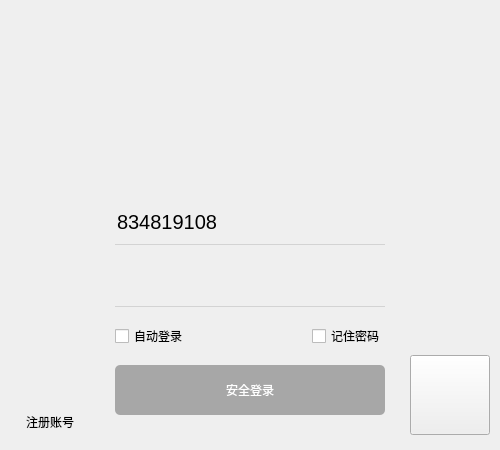
<?xml version="1.0" encoding="UTF-8"?>
<ui version="4.0">
 <class>Form</class>
 <widget class="QWidget" name="Form">
  <property name="geometry">
   <rect>
    <x>0</x>
    <y>0</y>
    <width>500</width>
    <height>450</height>
   </rect>
  </property>
  <property name="minimumSize">
   <size>
    <width>500</width>
    <height>450</height>
   </size>
  </property>
  <property name="maximumSize">
   <size>
    <width>500</width>
    <height>450</height>
   </size>
  </property>
  <property name="windowTitle">
   <string>Form</string>
  </property>
  <layout class="QVBoxLayout" name="verticalLayout" stretch="2,3">
   <property name="spacing">
    <number>0</number>
   </property>
   <property name="leftMargin">
    <number>0</number>
   </property>
   <property name="topMargin">
    <number>0</number>
   </property>
   <property name="rightMargin">
    <number>0</number>
   </property>
   <property name="bottomMargin">
    <number>0</number>
   </property>
   <item>
    <widget class="QWidget" name="widget" native="true">
     <layout class="QHBoxLayout" name="horizontalLayout">
      <property name="spacing">
       <number>0</number>
      </property>
      <property name="leftMargin">
       <number>0</number>
      </property>
      <property name="topMargin">
       <number>0</number>
      </property>
      <property name="rightMargin">
       <number>0</number>
      </property>
      <property name="bottomMargin">
       <number>0</number>
      </property>
      <item>
       <widget class="QLabel" name="login_top_bg_label">
        <property name="text">
         <string/>
        </property>
       </widget>
      </item>
     </layout>
    </widget>
   </item>
   <item>
    <widget class="QWidget" name="login_bottom" native="true">
     <layout class="QHBoxLayout" name="horizontalLayout_2" stretch="2,6,2">
      <property name="spacing">
       <number>0</number>
      </property>
      <property name="leftMargin">
       <number>10</number>
      </property>
      <property name="topMargin">
       <number>0</number>
      </property>
      <property name="rightMargin">
       <number>10</number>
      </property>
      <property name="bottomMargin">
       <number>15</number>
      </property>
      <item alignment="Qt::AlignLeft|Qt::AlignBottom">
       <widget class="QPushButton" name="pushButton">
        <property name="text">
         <string>注册账号</string>
        </property>
        <property name="flat">
         <bool>true</bool>
        </property>
       </widget>
      </item>
      <item>
       <widget class="QWidget" name="widget_3" native="true">
        <layout class="QGridLayout" name="gridLayout">
         <item row="0" column="0" colspan="2">
          <widget class="QComboBox" name="account_cb">
           <property name="minimumSize">
            <size>
             <width>0</width>
             <height>45</height>
            </size>
           </property>
           <property name="styleSheet">
            <string notr="true">QComboBox {
	font-size: 20px;
	border: none;
	border-bottom: 1px solid lightgray;
	background-color: transparent;
}
QComboBox:hover {
	border-bottom: 1px solid gray;
}
QComboBox:focus {
	border-bottom: 1px solid rgb(18, 183, 245);
}
QComboBox::drop-down {
	background-color: transparent;    
	width: 60px;
	height: 40px;               
}
QComboBox::down-arrow {
	image: ;
	image: url(:/login/images/login_combobox_icon.png);
	width: 60px;
	height: 20px;
}
QComboBox QAbstractItemView {
	min-height: 60px;
}
QComboBox QAbstractItemView:item {
	color: lightblue;
}</string>
           </property>
           <property name="editable">
            <bool>true</bool>
           </property>
           <item>
            <property name="text">
             <string>834819108</string>
            </property>
            <property name="icon">
             <iconset resource="../images.qrc">
              <normaloff>:/login/images/login_item_icon1.jpg</normaloff>:/login/images/login_item_icon1.jpg</iconset>
            </property>
           </item>
           <item>
            <property name="text">
             <string>741170680</string>
            </property>
            <property name="icon">
             <iconset resource="../images.qrc">
              <normaloff>:/login/images/login_item_icon2.jpg</normaloff>:/login/images/login_item_icon2.jpg</iconset>
            </property>
           </item>
          </widget>
         </item>
         <item row="1" column="0" colspan="2">
          <widget class="QLineEdit" name="pwd_le">
           <property name="minimumSize">
            <size>
             <width>0</width>
             <height>45</height>
            </size>
           </property>
           <property name="styleSheet">
            <string notr="true">QLineEdit {
	font-size: 20px;
	border: none;
	border-bottom: 1px solid lightgray;
	background-color: transparent;
}
QLineEdit:hover {
	border-bottom: 1px solid gray;
}
QLineEdit:focus {
	border-bottom: 1px solid rgb(18, 183, 245);
}
</string>
           </property>
           <property name="echoMode">
            <enum>QLineEdit::Password</enum>
           </property>
           <property name="clearButtonEnabled">
            <bool>true</bool>
           </property>
          </widget>
         </item>
         <item row="2" column="0">
          <widget class="QCheckBox" name="auto_login_cb">
           <property name="text">
            <string>自动登录</string>
           </property>
          </widget>
         </item>
         <item row="2" column="1" alignment="Qt::AlignRight">
          <widget class="QCheckBox" name="remember_pwd_cb">
           <property name="text">
            <string>记住密码</string>
           </property>
          </widget>
         </item>
         <item row="3" column="0" colspan="2">
          <widget class="QPushButton" name="login_btn">
           <property name="enabled">
            <bool>false</bool>
           </property>
           <property name="minimumSize">
            <size>
             <width>0</width>
             <height>50</height>
            </size>
           </property>
           <property name="styleSheet">
            <string notr="true">QPushButton {
	background-color: rgb(33, 174, 250);
	border-radius: 5px;
	color: white;
	spacing:20px;
}
QPushButton:hover {
	background-color: rgb(72, 203, 250);
}
QPushButton:pressed {
	background-color: rgb(85, 85, 255);
}

QPushButton:disabled {
	background-color: rgb(167, 167, 167);
}</string>
           </property>
           <property name="text">
            <string>安全登录</string>
           </property>
           <property name="icon">
            <iconset resource="../images.qrc">
             <normaloff>:/login/images/login_btn_icon.png</normaloff>:/login/images/login_btn_icon.png</iconset>
           </property>
           <property name="iconSize">
            <size>
             <width>30</width>
             <height>30</height>
            </size>
           </property>
          </widget>
         </item>
        </layout>
       </widget>
      </item>
      <item alignment="Qt::AlignRight|Qt::AlignBottom">
       <widget class="QPushButton" name="pushButton_2">
        <property name="minimumSize">
         <size>
          <width>80</width>
          <height>80</height>
         </size>
        </property>
        <property name="maximumSize">
         <size>
          <width>80</width>
          <height>80</height>
         </size>
        </property>
        <property name="styleSheet">
         <string notr="true">border-image: url(:/login/images/login_qrcode.png);</string>
        </property>
        <property name="text">
         <string/>
        </property>
       </widget>
      </item>
     </layout>
    </widget>
   </item>
  </layout>
 </widget>
 <resources>
  <include location="../images.qrc"/>
 </resources>
 <connections>
  <connection>
   <sender>pushButton</sender>
   <signal>clicked()</signal>
   <receiver>Form</receiver>
   <slot>show_register_pane()</slot>
   <hints>
    <hint type="sourcelabel">
     <x>38</x>
     <y>413</y>
    </hint>
    <hint type="destinationlabel">
     <x>-42</x>
     <y>390</y>
    </hint>
   </hints>
  </connection>
  <connection>
   <sender>pushButton_2</sender>
   <signal>clicked()</signal>
   <receiver>Form</receiver>
   <slot>open_qq_link()</slot>
   <hints>
    <hint type="sourcelabel">
     <x>479</x>
     <y>391</y>
    </hint>
    <hint type="destinationlabel">
     <x>573</x>
     <y>401</y>
    </hint>
   </hints>
  </connection>
  <connection>
   <sender>account_cb</sender>
   <signal>editTextChanged(QString)</signal>
   <receiver>Form</receiver>
   <slot>enable_login_btn()</slot>
   <hints>
    <hint type="sourcelabel">
     <x>366</x>
     <y>228</y>
    </hint>
    <hint type="destinationlabel">
     <x>559</x>
     <y>233</y>
    </hint>
   </hints>
  </connection>
  <connection>
   <sender>pwd_le</sender>
   <signal>textChanged(QString)</signal>
   <receiver>Form</receiver>
   <slot>enable_login_btn()</slot>
   <hints>
    <hint type="sourcelabel">
     <x>373</x>
     <y>291</y>
    </hint>
    <hint type="destinationlabel">
     <x>629</x>
     <y>286</y>
    </hint>
   </hints>
  </connection>
  <connection>
   <sender>login_btn</sender>
   <signal>clicked()</signal>
   <receiver>Form</receiver>
   <slot>check_login()</slot>
   <hints>
    <hint type="sourcelabel">
     <x>314</x>
     <y>400</y>
    </hint>
    <hint type="destinationlabel">
     <x>321</x>
     <y>512</y>
    </hint>
   </hints>
  </connection>
  <connection>
   <sender>auto_login_cb</sender>
   <signal>clicked(bool)</signal>
   <receiver>Form</receiver>
   <slot>auto_login()</slot>
   <hints>
    <hint type="sourcelabel">
     <x>115</x>
     <y>332</y>
    </hint>
    <hint type="destinationlabel">
     <x>-81</x>
     <y>331</y>
    </hint>
   </hints>
  </connection>
  <connection>
   <sender>remember_pwd_cb</sender>
   <signal>clicked(bool)</signal>
   <receiver>Form</receiver>
   <slot>remember_pwd()</slot>
   <hints>
    <hint type="sourcelabel">
     <x>383</x>
     <y>336</y>
    </hint>
    <hint type="destinationlabel">
     <x>552</x>
     <y>339</y>
    </hint>
   </hints>
  </connection>
 </connections>
 <slots>
  <slot>show_register_pane()</slot>
  <slot>open_qq_link()</slot>
  <slot>enable_login_btn()</slot>
  <slot>check_login()</slot>
  <slot>auto_login()</slot>
  <slot>remember_pwd()</slot>
 </slots>
</ui>
